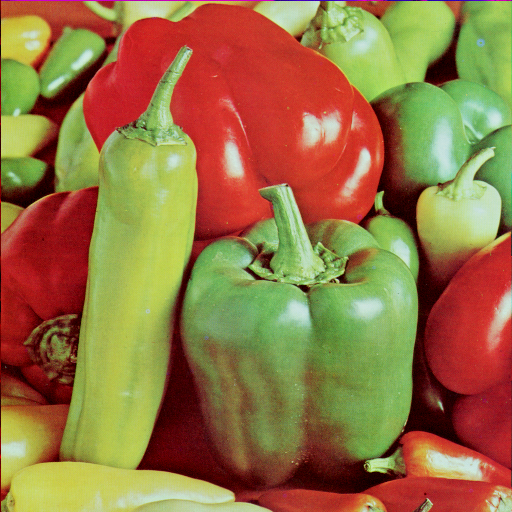
#> input picture DIP/LAB2/veggies.png, 512 x 512 px
$ python Assignment2.py   (older library calls are emulated)
#> lines starting #> are read from the running program, lines starting #| are printed output that depends on the picture
#!/usr/bin/env python3
"""
Digital Image Processing - Assignment 2
Spatial Filters

Experiment 1: Gaussian noise, then smoothing with Average / Median / Gaussian filters (3x3 and 5x5)
Experiment 2: Edge detection (Prewitt, Sobel, Laplacian), then sharpening with each edge result

Usage:
    python assignment2.py                                   # looks for veggies.png / sunflower.png, else synthetic images
    python assignment2.py --veggies veggies.png --sunflower sunflower.png
    python assignment2.py --sigma 25 --amount 1.5
    python assignment2.py --no-show                         # only save figures (no pop-up windows)

Figures and result images are saved to ./Assignment2_output (change with --out).
"""

import argparse
import os
import sys

import numpy as np
import cv2
import matplotlib

# The backend must be chosen before pyplot is imported.
if "--no-show" in sys.argv:
    matplotlib.use("Agg")
import matplotlib.pyplot as plt


# --------------------------------------------------------------------------
# Helpers
# --------------------------------------------------------------------------
def load_gray(path):
    """Load an image as 8-bit grayscale (shape (M, N), dtype uint8)."""
#> called with path = 'veggies.png'
    img = cv2.imread(path, cv2.IMREAD_GRAYSCALE)
#> img: shape (512, 512); min 0, max 228, mean 120.2
#> call 2 of get_image, with default_name = 'sunflower.png', out_dir = 'Assignment2_output'
    if img is None:
        sys.exit(
            f"Error: could not read image '{path}'. Check the path and file format."
        )
    return img


def get_image(path, default_name, demo_fn, out_dir):
    """Use the given path, else ./default_name if it exists, else a synthetic demo image."""
    if path:
        return load_gray(path)
    if os.path.exists(default_name):
        print(f"  using '{default_name}' found in the current folder")
        return load_gray(default_name)
    print(f"  '{default_name}' not found -> using a synthetic demo image.")
    img = demo_fn()
    cv2.imwrite(os.path.join(out_dir, "demo_" + default_name), img)
    return img


def make_demo_scene(h=300, w=400, seed=0):
    """Synthetic image with smooth areas, sharp edges and some texture (stand-in for veggies.png)."""
    rng = np.random.default_rng(seed)
    y, x = np.mgrid[0:h, 0:w]
    img = 90 + 60 * (x / w)  # soft background gradient
    disk = ((x - w * 0.3) ** 2 + (y - h * 0.5) ** 2) < (h * 0.28) ** 2
    rect = (abs(x - w * 0.72) < w * 0.16) & (abs(y - h * 0.5) < h * 0.25)
    img = img + 80 * disk - 60 * rect
    img = img + 10 * np.sin(x / 4.0) * rect  # texture inside the rectangle
    img = img + rng.normal(0, 1.5, (h, w))
    return np.clip(img, 0, 255).astype(np.uint8)


def make_demo_flower(h=300, w=400):
    """Synthetic 'flower' (stand-in for sunflower.png): petals + centre + stem on a plain background."""
#> in get_image (call 2), `cv2.imwrite(os.path.join(out_dir, "demo_" + default_name), img)`:
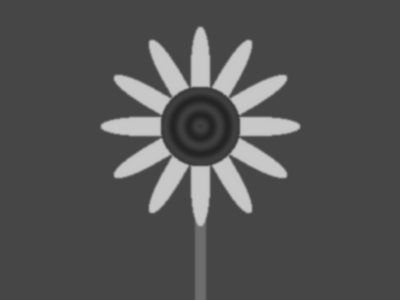
#> saved as demo_sunflower.png: shape (300, 400); min 36, max 200, mean 82.2
    y, x = np.mgrid[0:h, 0:w].astype(np.float64)
    cx, cy = w / 2, h * 0.42
    dx, dy = x - cx, y - cy
    r = np.hypot(dx, dy)
    theta = np.arctan2(dy, dx)
    petals = r < (70 + 30 * np.cos(12 * theta))
    centre = r < 40
    stem = (abs(x - cx) < 6) & (y > cy)
    img = np.full((h, w), 70.0)
    img[stem] = 110
    img[petals] = 200
    img[centre] = 50 + 15 * np.sin(r[centre] / 2.5)  # textured centre
    img = cv2.GaussianBlur(img, (0, 0), 1.0)  # slightly soft edges, like a real photo
    return np.clip(img, 0, 255).astype(np.uint8)


def add_gaussian_noise(img, sigma, mean=0.0, seed=0):
    """Add Gaussian noise N(mean, sigma^2) and clip back to [0, 255]."""
#> called with sigma = 20, mean = 0, seed = 0
    rng = np.random.default_rng(seed)
    noise = rng.normal(mean, sigma, img.shape)
    return np.clip(img.astype(np.float64) + noise, 0, 255).astype(np.uint8)
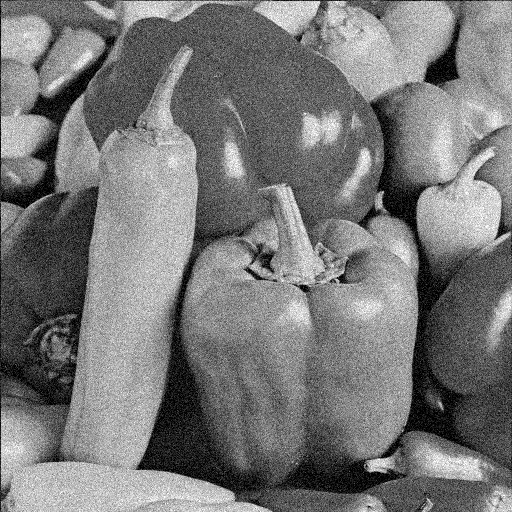
#> returned value: shape (512, 512); min 0, max 255, mean 119.9
#|   image size: 512x512   noise: Gaussian, mean=0, sigma=20.0


def mse(a, b):
    """Mean squared error between two images."""
    return float(np.mean((a.astype(np.float64) - b.astype(np.float64)) ** 2))


def psnr(a, b):
    """Peak signal-to-noise ratio in dB (higher = closer to the reference)."""
    m = mse(a, b)
#> m = 390.2
    return float("inf") if m == 0 else 10 * np.log10(255.0**2 / m)


# --------------------------------------------------------------------------
# Filters
# --------------------------------------------------------------------------
def smooth(img, kind, k):
    """Smoothing filter of window size k x k: 'Average', 'Median' or 'Gaussian'."""
    if kind == "Average":
        return cv2.blur(img, (k, k))
    if kind == "Median":
        return cv2.medianBlur(img, k)
    if kind == "Gaussian":
        return cv2.GaussianBlur(img, (k, k), 0)  # sigma computed from the window size
    raise ValueError(kind)


# Prewitt kernels (OpenCV has no built-in Prewitt, so we use filter2D)
PREWITT_X = np.array([[-1, 0, 1], [-1, 0, 1], [-1, 0, 1]], dtype=np.float64)
PREWITT_Y = np.array([[-1, -1, -1], [0, 0, 0], [1, 1, 1]], dtype=np.float64)


def prewitt_edges(img):
    """Gradient magnitude with Prewitt kernels, divided by 3 so it is in gray levels per pixel."""
    f = img.astype(np.float64)
    gx = cv2.filter2D(f, cv2.CV_64F, PREWITT_X)
    gy = cv2.filter2D(f, cv2.CV_64F, PREWITT_Y)
    return np.hypot(gx, gy) / 3.0


def sobel_edges(img):
    """Gradient magnitude with Sobel 3x3 kernels, divided by 4 so it is in gray levels per pixel."""
    f = img.astype(np.float64)
    gx = cv2.Sobel(f, cv2.CV_64F, 1, 0, ksize=3)
    gy = cv2.Sobel(f, cv2.CV_64F, 0, 1, ksize=3)
    return np.hypot(gx, gy) / 4.0


def laplacian_signed(img):
    """Signed Laplacian (4-neighbour kernel, centre = -4). Its sign matters for sharpening."""
    return cv2.Laplacian(img.astype(np.float64), cv2.CV_64F, ksize=1)


def to_u8(x):
    """|x| clipped to [0, 255] as uint8, for display."""
    return cv2.convertScaleAbs(x)


def sharpen_with_gradient(img, grad, amount):
    """Sharpening with a gradient-magnitude edge map: s = r + amount * edges (clipped)."""
    return np.clip(img.astype(np.float64) + amount * grad, 0, 255).astype(np.uint8)


def sharpen_with_laplacian(img, lap, amount):
    """Sharpening with the Laplacian (centre = -4): s = r - amount * Laplacian (clipped)."""
    return np.clip(img.astype(np.float64) - amount * lap, 0, 255).astype(np.uint8)


# --------------------------------------------------------------------------
# Plot helpers
# --------------------------------------------------------------------------
def show_img(ax, img, title):
    ax.imshow(
        img, cmap="gray", vmin=0, vmax=255
    )  # fixed range so brightness is comparable
    ax.set_title(title, fontsize=10)
    ax.axis("off")


def save(fig, out_dir, name):
    fig.tight_layout()
    path = os.path.join(out_dir, name)
    fig.savefig(path, dpi=120)
    print(f"  saved {path}")


def save_img(img, out_dir, sub, name):
    """Save a single image (lossless PNG) in out_dir/sub/name.png."""
    folder = os.path.join(out_dir, sub)
    os.makedirs(folder, exist_ok=True)
    cv2.imwrite(os.path.join(folder, name + ".png"), img)


# --------------------------------------------------------------------------
# Experiments
# --------------------------------------------------------------------------
def experiment_1(img, sigma, out_dir):
    print("\n=== Experiment 1: Gaussian noise & smoothing filters ===")
    noisy = add_gaussian_noise(img, sigma)
    print(f"  image size: {img.shape[1]}x{img.shape[0]}   noise: Gaussian, mean=0, sigma={sigma}")
    print(f"  noisy image vs original: PSNR = {psnr(img, noisy):.2f} dB")
#|   noisy image vs original: PSNR = 22.22 dB

    save_img(img, out_dir, "exp1", "original")
    save_img(noisy, out_dir, "exp1", "noisy")

    kinds = ["Average", "Median", "Gaussian"]
    sizes = [3, 5]
    results = {}  # (kind, k) -> (image, psnr)
    for k in sizes:
        for kind in kinds:
            out = smooth(noisy, kind, k)
            results[(kind, k)] = (out, psnr(img, out))
            print(f"  {kind:<8} {k}x{k}: PSNR = {results[(kind, k)][1]:.2f} dB")
            save_img(out, out_dir, "exp1", f"{kind.lower()}_{k}x{k}")
#> this loop made 2 passes
#> pass 2, in save_img (call 6), `cv2.imwrite(os.path.join(folder, name + ".png"), img)`:
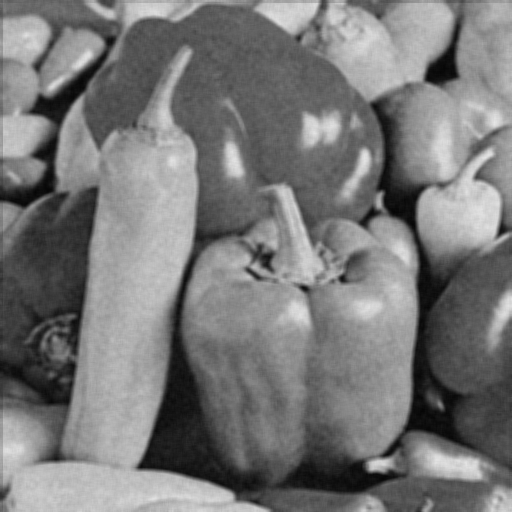
#> saved as average_5x5.png: shape (512, 512); min 5, max 230, mean 120.1
#> after the loop, results = 6 items

    # single grid: row 0 = original / noisy, row 1 = 3x3 filters, row 2 = 5x5 filters
    fig, ax = plt.subplots(3, 3, figsize=(13, 9))
    fig.suptitle(f"Experiment 1 - Gaussian noise (sigma={sigma}) and smoothing filters")
    show_img(ax[0, 0], img, "Original image")
    show_img(ax[0, 1], noisy, f"Noisy image\nPSNR = {psnr(img, noisy):.2f} dB")
    ax[0, 2].axis("off")
    for row, k in enumerate(sizes, start=1):
        for col, kind in enumerate(kinds):
            out, p = results[(kind, k)]
            show_img(ax[row, col], out, f"{kind} {k}x{k}\nPSNR = {p:.2f} dB")
    save(fig, out_dir, "exp1_smoothing.png")
#> in save, `fig.savefig(path, dpi=120)`:
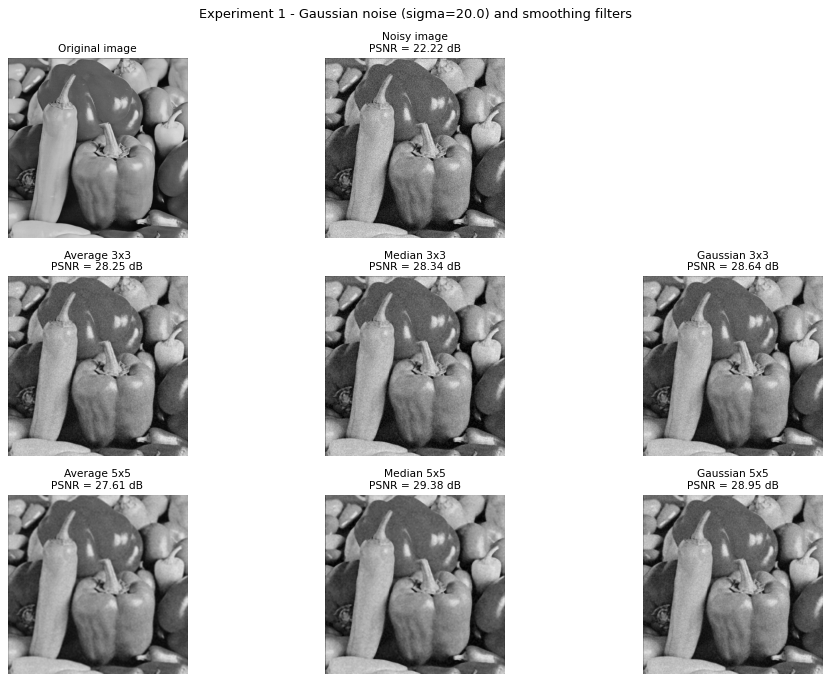
#> figure drawn by matplotlib, 8 panels


def experiment_2(img, amount, out_dir):
#> called with amount = 1, out_dir = 'Assignment2_output'
    print("\n=== Experiment 2: edge detection & sharpening ===")
    prew = prewitt_edges(img)
    sob = sobel_edges(img)
    lap = laplacian_signed(img)

    sharp_p = sharpen_with_gradient(img, prew, amount)
    sharp_s = sharpen_with_gradient(img, sob, amount)
    sharp_l = sharpen_with_laplacian(img, lap, amount)

    for name, e in (("Prewitt", prew), ("Sobel", sob), ("Laplacian", np.abs(lap))):
        print(f"  {name:<9} edge map: mean={e.mean():.2f}  max={e.max():.1f}")
    print(f"  sharpening amount = {amount}")
    for name, s in (("Prewitt", sharp_p), ("Sobel", sharp_s), ("Laplacian", sharp_l)):
        print(f"  sharpened with {name:<9}: mean={s.mean():.1f}  std={s.std():.1f}  (original std={img.std():.1f})")

    save_img(img, out_dir, "exp2", "original")
    save_img(to_u8(prew), out_dir, "exp2", "edges_prewitt")
#> in save_img (call 10), `cv2.imwrite(os.path.join(folder, name + ".png"), img)`:
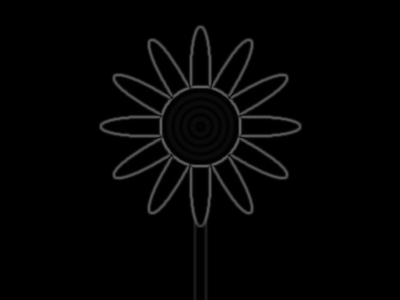
#> saved as edges_prewitt.png: shape (300, 400); min 0, max 96, mean 4
    save_img(to_u8(sob), out_dir, "exp2", "edges_sobel")
    save_img(to_u8(lap), out_dir, "exp2", "edges_laplacian")
#> in save_img (call 12), `cv2.imwrite(os.path.join(folder, name + ".png"), img)`:
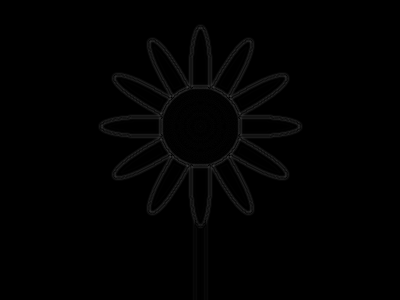
#> saved as edges_laplacian.png: shape (300, 400); min 0, max 54, mean 1.6
    save_img(sharp_p, out_dir, "exp2", "sharpened_prewitt")
#> in save_img (call 13), `cv2.imwrite(os.path.join(folder, name + ".png"), img)`:
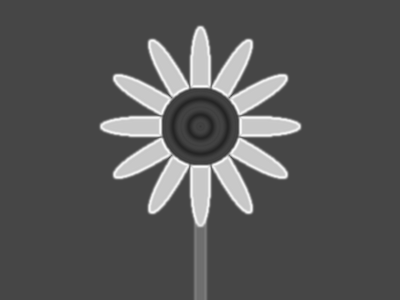
#> saved as sharpened_prewitt.png: shape (300, 400); min 36, max 249, mean 86.1
    save_img(sharp_s, out_dir, "exp2", "sharpened_sobel")
    save_img(sharp_l, out_dir, "exp2", "sharpened_laplacian")

    # single grid: top = original + edge maps, bottom = sharpened versions
    fig, ax = plt.subplots(2, 4, figsize=(17, 8))
    fig.suptitle(f"Experiment 2 - Edge detection (top) and sharpening (bottom), amount={amount}")
    show_img(ax[0, 0], img, "Original image")
    show_img(ax[0, 1], to_u8(prew), "Prewitt edges")
    show_img(ax[0, 2], to_u8(sob), "Sobel edges")
    show_img(ax[0, 3], to_u8(lap), "Laplacian edges")
    ax[1, 0].axis("off")
    show_img(ax[1, 1], sharp_p, "Sharpened (Prewitt)")
    show_img(ax[1, 2], sharp_s, "Sharpened (Sobel)")
    show_img(ax[1, 3], sharp_l, "Sharpened (Laplacian)")
    save(fig, out_dir, "exp2_edges_sharpening.png")


# --------------------------------------------------------------------------
def main():
    p = argparse.ArgumentParser(description="Assignment 2: spatial filters")
    p.add_argument(
        "--veggies", help="path to veggies.png (default: ./veggies.png, else a synthetic image)"
    )
    p.add_argument(
        "--sunflower", help="path to sunflower.png (default: ./sunflower.png, else a synthetic image)"
    )
    p.add_argument(
        "--sigma",
        type=float,
        default=20.0,
        help="std of the Gaussian noise for Exp 1 (default 20)",
    )
    p.add_argument(
        "--amount",
        type=float,
        default=1.0,
        help="sharpening strength for Exp 2 (default 1.0)",
    )
    p.add_argument("--out", default="Assignment2_output", help="output folder for figures")
    p.add_argument(
        "--no-show", action="store_true", help="save figures without opening windows"
    )
    args = p.parse_args()

    if args.sigma <= 0:
        sys.exit("Error: --sigma must be > 0")
    if args.amount < 0:
        sys.exit("Error: --amount must be >= 0")

    os.makedirs(args.out, exist_ok=True)

    print("Loading images...")
    veggies = get_image(args.veggies, "veggies.png", make_demo_scene, args.out)
    sunflower = get_image(args.sunflower, "sunflower.png", make_demo_flower, args.out)

    experiment_1(veggies, args.sigma, args.out)
    experiment_2(sunflower, args.amount, args.out)
    print(f"\nDone. Figures and result images are in '{args.out}'.")

    if not args.no_show:
        plt.show()


if __name__ == "__main__":
    main()
